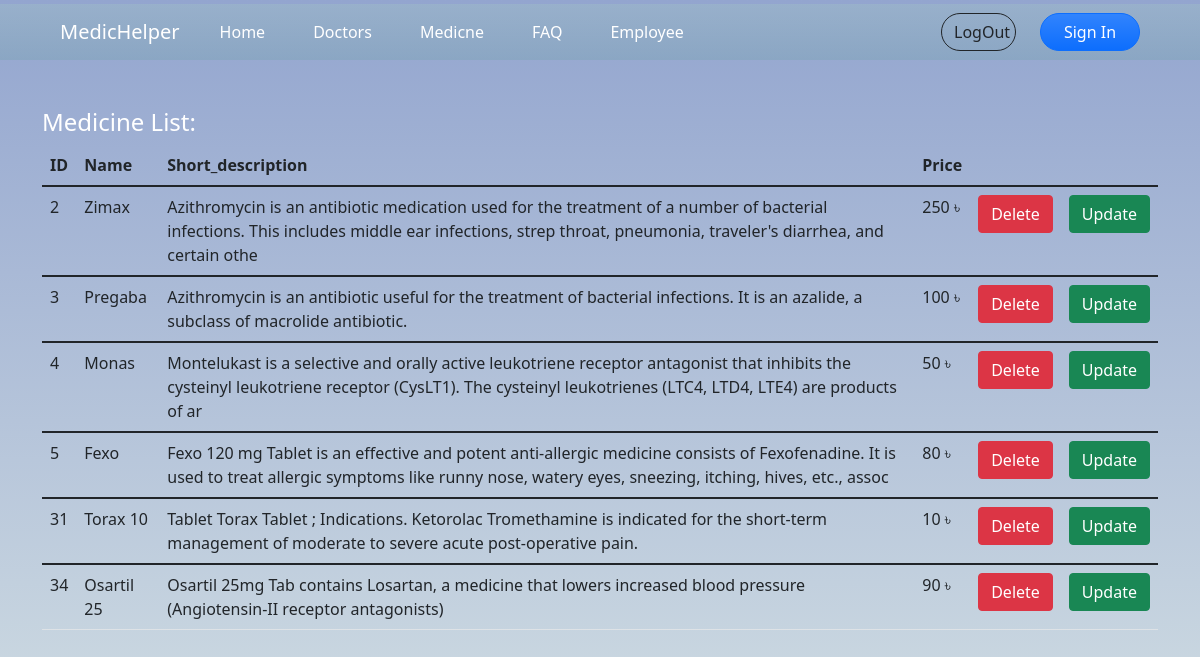
/medicine_list.php, run on the app's committed database.
### tables this page shows
CREATE TABLE `medicine` (
  `id` int(11) NOT NULL,
  `name` varchar(100) NOT NULL,
  `short_description` varchar(200) NOT NULL,
  `price` int(11) NOT NULL
);

### medicine_list.php (the view, shortened to what this page needs)
<!DOCTYPE html>
<html lang="en">
<head>
    <link href="https://cdn.jsdelivr.net/npm/bootstrap@5.1.3/dist/css/bootstrap.min.css" rel="stylesheet">
</head>
<body style="height:1000px; background-image: linear-gradient(#93A5CF,   #E4EfE9);">
<Header class="bg-success bg-gradient text-dark bg-opacity-10">
            <nav class="navbar navbar-expand-lg navbar-light mt-1 me-5 ms-5   ">
                <div class="container-fluid ">
                  <a class="navbar-brand text-white" href="">MedicHelper</a>
                  <div class="collapse navbar-collapse" id="navbarSupportedContent">
                    <ul class="navbar-nav me-auto mb-2 mb-lg-0">
                      <li class="nav-item">
                        <a class="nav-link active mx-3 text-white" aria-current="page" href="admin-dashboard.php">Home</a>
                      </li>
                      <li class="nav-item">
                        <a class="nav-link active mx-3 text-white" aria-current="page" href="doctor_read.php">Doctors</a>
                      </li>
                      <li class="nav-item">
                        <a class="nav-link active mx-3 text-white" aria-current="page" href="medicine_create.php">Medicne</a>
                      </li>
                      <li class="nav-item">
                        <a class="nav-link active mx-3 text-white" aria-current="page" href="faq_read.php"> FAQ</a>
                      </li>
                      <li class="nav-item">
                        <a class="nav-link active mx-3 text-white" aria-current="page" href="#"> Employee</a>
                      </li>
                    </ul>
                    <form class="d-flex">
                    <a href="index.php"><button style="width:75px"  type="button" class="btn btn-outline-dark me-4 rounded-pill  ">LogOut</button></a>
                    <button style="width:100px" type="button" class="btn btn-primary bg-gradient rounded-pill  ">Sign In</button>
                    </form>
                  </div>
                </div>
              </nav>
        </Header>
<div class="container">
<h4 class="text-white mt-5">Medicine List:</h4>
<table class="table">
  <thead>
    <tr>
      <th scope="col">ID</th>
      <th scope="col">Name</th>
      <th scope="col">Short_description</th>
      <th scope="col">Price</th>
    </tr>
  </thead>
<?php
	$connect = mysqli_connect( HOST, USER, PASS, DB )
		or die("Can not connect");
	$results = mysqli_query( $connect, "SELECT * FROM medicine" );
    $check_result= mysqli_num_rows($results)> 0;
    if($check_result){
        while( $rows = mysqli_fetch_array( $results ) )
        {
            ?>
  <tbody>
    <tr>
      <td><?php echo $rows ['id']?></td>
      <td><?php echo $rows ['name']?></td>
      <td><?php echo $rows ['short_description']?></td>
      <td><?php echo $rows ['price']?> ৳</td>
      <td><a href ="medicine_delete.php?id=<?php echo $rows ['id']?>"><button class="btn btn-danger"> Delete</button></a></td>
      <td><a href="medicine_update.php?id=<?php echo $rows ['id']?> &name=<?php echo $rows ['name']?>&short_description=<?php echo $rows ['short_description']?>&price=<?php echo $rows ['price']?>"><button class="btn btn-success">Update</button></a></td>
    </tr>
  </tbody>
<?php
    }
}
else{
   die("Can not execute query");
}
?>
</table>
</div>
<br><br>
</body>
</html>

### data on the page
medicine: id "2", name "Zimax", short_description "Azithromycin is an antibiotic medication used for the treatment of a number of bacterial infections. This includes middle ear infections, strep throat, pneumonia, traveler's diarrhea, and certain othe", price "250"
medicine: id "3", name "Pregaba", short_description "Azithromycin is an antibiotic useful for the treatment of bacterial infections. It is an azalide, a subclass of macrolide antibiotic.", price "100"
medicine: id "4", name "Monas", short_description "Montelukast is a selective and orally active leukotriene receptor antagonist that inhibits the cysteinyl leukotriene receptor (CysLT1). The cysteinyl leukotrienes (LTC4, LTD4, LTE4) are products of ar", price "50"
medicine: id "5", name "Fexo", short_description "Fexo 120 mg Tablet is an effective and potent anti-allergic medicine consists of Fexofenadine. It is used to treat allergic symptoms like runny nose, watery eyes, sneezing, itching, hives, etc., assoc", price "80"
medicine: id "31", name "Torax 10", short_description "Tablet Torax Tablet ; Indications. Ketorolac Tromethamine is indicated for the short-term management of moderate to severe acute post-operative pain.", price "10"
medicine: id "34", name "Osartil 25", short_description "Osartil 25mg Tab contains Losartan, a medicine that lowers increased blood pressure (Angiotensin-II receptor antagonists)", price "90"
